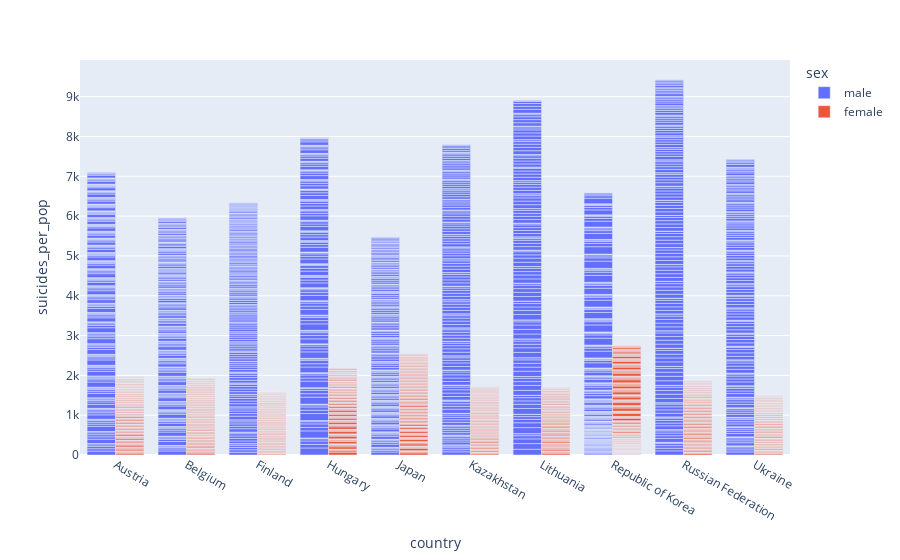

Notebook source saved alongside this figure:
### Code cell
px.bar(top_10SuicideCountries,x =top_10SuicideCountries.country, y = top_10SuicideCountries.suicides_per_pop,color=top_10SuicideCountries.sex, barmode = 'group')# by sex

### Figure 1 — Plotly figure (JSON) as saved in the notebook; plotly's stock layout.template omitted (floating-point values rounded to 4 significant figures; data arrays with more than 128 entries replaced by an {"elided": "..."} marker saying what was removed)
{"data": [{"alignmentgroup": "True", "hovertemplate": "sex=male<br>country=%{x}<br>suicides_per_pop=%{y}<extra></extra>", "legendgroup": "male", "marker": {"color": "#636efa", "pattern": {"shape": ""}}, "name": "male", "offsetgroup": "male", "orientation": "v", "showlegend": true, "textposition": "auto", "type": "bar", "x": {"elided": "1695 str values"}, "xaxis": "x", "y": {"elided": "1695 float values"}, "yaxis": "y"}, {"alignmentgroup": "True", "hovertemplate": "sex=female<br>country=%{x}<br>suicides_per_pop=%{y}<extra></extra>", "legendgroup": "female", "marker": {"color": "#EF553B", "pattern": {"shape": ""}}, "name": "female", "offsetgroup": "female", "orientation": "v", "showlegend": true, "textposition": "auto", "type": "bar", "x": {"elided": "1695 str values"}, "xaxis": "x", "y": {"elided": "1695 float values"}, "yaxis": "y"}], "layout": {"barmode": "group", "legend": {"title": {"text": "sex"}, "tracegroupgap": 0}, "margin": {"t": 60}, "xaxis": {"anchor": "y", "domain": [0, 1], "title": {"text": "country"}}, "yaxis": {"anchor": "x", "domain": [0, 1], "title": {"text": "suicides_per_pop"}}}}
